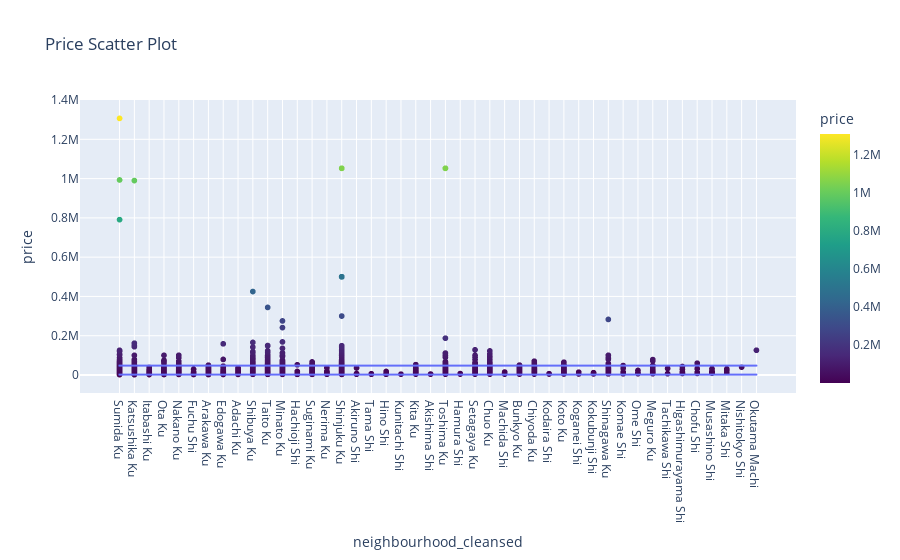

This figure's notebook cell:
### Code cell
create_scatter_plot(sorted_df,
                    x_col='neighbourhood_cleansed', 
                    y_col='price', 
                    title='Price Scatter Plot',
                    color=sorted_df['price'],
                    outliers=True)

### Figure 1 — Plotly figure (JSON) as saved in the notebook; plotly's stock layout.template omitted (floating-point values rounded to 4 significant figures; data arrays with more than 128 entries replaced by an {"elided": "..."} marker saying what was removed)
{"data": [{"hovertemplate": "neighbourhood_cleansed=%{x}<br>price=%{marker.color}<extra></extra>", "legendgroup": "", "marker": {"color": {"elided": "7863 int values"}, "coloraxis": "coloraxis", "symbol": "circle"}, "mode": "markers", "name": "", "showlegend": false, "type": "scattergl", "x": {"elided": "7863 str values"}, "xaxis": "x", "y": {"elided": "7863 int values"}, "yaxis": "y"}, {"hovertemplate": "x=%{x}<br>y=%{y}<extra></extra>", "legendgroup": "", "line": {"color": "#636efa", "dash": "solid", "shape": "linear"}, "mode": "lines", "name": "", "showlegend": false, "type": "scattergl", "x": {"elided": "7863 str values"}, "xaxis": "x", "y": {"elided": "7863 float values"}, "yaxis": "y"}, {"hovertemplate": "x=%{x}<br>y=%{y}<extra></extra>", "legendgroup": "", "line": {"color": "#636efa", "dash": "solid", "shape": "hvh"}, "mode": "lines", "name": "", "showlegend": false, "type": "scattergl", "x": {"elided": "7863 str values"}, "xaxis": "x", "y": {"elided": "7863 int values"}, "yaxis": "y"}], "layout": {"coloraxis": {"colorbar": {"title": {"text": "price"}}, "colorscale": [[0, "#440154"], [0.1111, "#482878"], [0.2222, "#3e4989"], [0.3333, "#31688e"], [0.4444, "#26828e"], [0.5556, "#1f9e89"], [0.6667, "#35b779"], [0.7778, "#6ece58"], [0.8889, "#b5de2b"], [1, "#fde725"]]}, "legend": {"tracegroupgap": 0}, "title": {"text": "Price Scatter Plot"}, "xaxis": {"anchor": "y", "domain": [0, 1], "title": {"text": "neighbourhood_cleansed"}}, "yaxis": {"anchor": "x", "domain": [0, 1], "title": {"text": "price"}}}}
